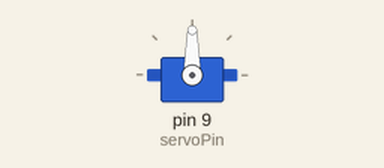
A sketch run on a simulated Arduino Uno, built with avr-gcc and run on an emulated ATmega328P. On the bench: servo.

Above: at 0.05 s.
At 2.0 s:
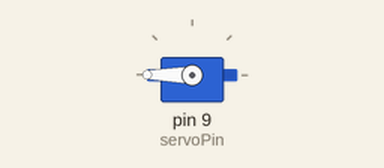
At 4.2 s:
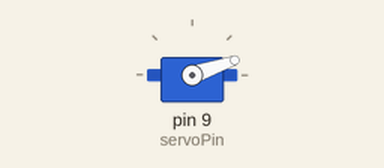
At 7.6 s:
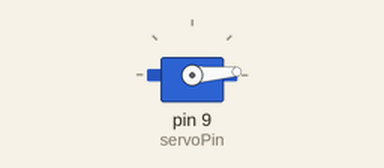
Timing chart, 0 to 9.9 s (numbered marks = the images above):
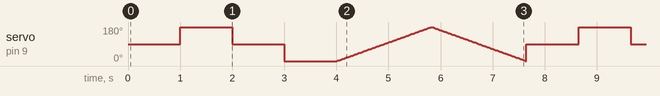

The sketch:

servo.ino
```cpp
// Include the servo library:
#include <Servo.h>

// Create a new servo object:
Servo myservo;

// Define the servo pin:
#define servoPin 9

// Create a variable to store the servo position:
int angle = 0;

void setup() {

  // Attach the Servo variable to a pin:
  myservo.attach(servoPin);

}

void loop() {


  // Tell the servo to go to a particular angle:
  myservo.write(90);

  delay(1000);
  myservo.write(180);
  delay(1000);
  myservo.write(90);
  delay(1000);
  myservo.write(0);
  delay(1000);


  // Sweep from 0 to 180 degrees:
  for (angle = 0; angle <= 180; angle += 1)
  {

    myservo.write(angle);
    delay(10);

  }

  // And back from 180 to 0 degrees:
  for (angle = 180; angle >= 0; angle -= 1)
  {

    myservo.write(angle);
    delay(10);

  }


}
```

Measured:
- by itself, servo on pin 9 (servoPin): moves between 0° and 180°, repeating every 7.6 s
